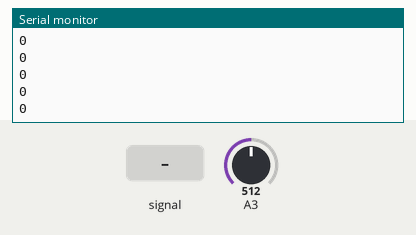
Bench run of a sketch on a simulated Arduino Uno, built with avr-gcc and run on an emulated ATmega328P. Parts: the last lines printed to the serial monitor. Inputs (shaded band) come from the test bench; at power-on: A3 = 512.

Above: at 1.2 s.
1.3 s: A3 fed a 200 Hz sine of ±81 counts around its level
At 2.13 s:
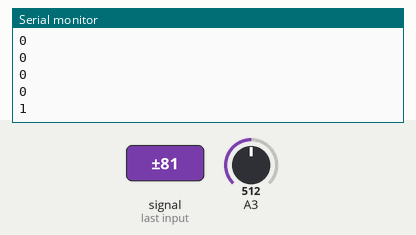
2.8 s: A3 set to 716
At 2.9 s:
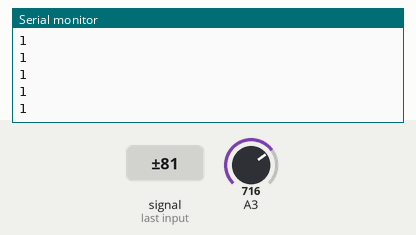
4.3 s: A3 fed a 1000 Hz sine of ±255 counts around its level
Timing chart, 0 to 7.3 s (numbered marks = the images above; inputs shaded):
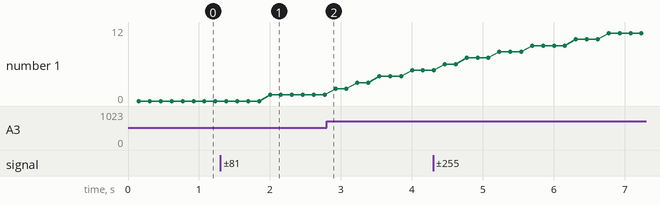

Measured:
- after the input at 1.3 s, the serial monitor: prints a new line after 0.70 s (image 1)
- plotted number 1: 0 → 1 after the input at 1.3 s, 1 → 5 after the input at 2.8 s

The sketch:

ACMeasure01.ino
```cpp
//http://forum.arduino.cc/index.php?topic=179541.0
//Monitoring AC Current with Arduino and ACS712

float samplesnum = 1000;
float adc_zero = 510; //relative digital zero of the arudino input from ACS712
long currentacc = 0;
long currentac = 0;
long adc_raw = 0;
long currentAD = 0;

void setup()
{
  Serial.begin(9600);
}
void loop()
{

  for(int i=0; i<samplesnum; i++)
  {
  adc_raw = analogRead(3);
  currentacc += (adc_raw - adc_zero) * (adc_raw - adc_zero);  //rms
  }
  currentAD = (currentacc * 75.7576)/ 1024; //D to A conversion
  currentac = sqrt(currentAD)/samplesnum; //rms
  Serial.println(currentac);
}
```
